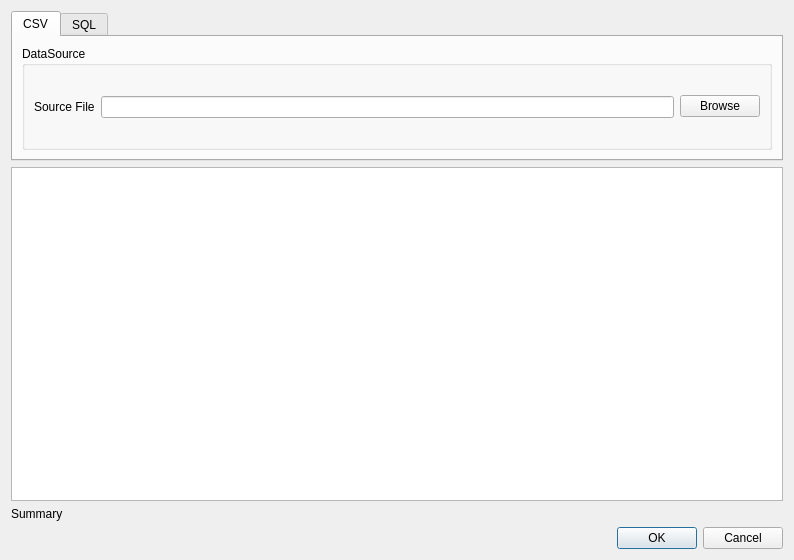
<?xml version="1.0" encoding="UTF-8"?>
<ui version="4.0">
 <class>Dialog</class>
 <widget class="QDialog" name="Dialog">
  <property name="windowModality">
   <enum>Qt::NonModal</enum>
  </property>
  <property name="geometry">
   <rect>
    <x>0</x>
    <y>0</y>
    <width>794</width>
    <height>560</height>
   </rect>
  </property>
  <property name="sizePolicy">
   <sizepolicy hsizetype="Preferred" vsizetype="Fixed">
    <horstretch>0</horstretch>
    <verstretch>0</verstretch>
   </sizepolicy>
  </property>
  <property name="maximumSize">
   <size>
    <width>16777215</width>
    <height>16777215</height>
   </size>
  </property>
  <property name="windowTitle">
   <string>Add DataSource</string>
  </property>
  <property name="modal">
   <bool>false</bool>
  </property>
  <layout class="QVBoxLayout" name="verticalLayout">
   <item>
    <widget class="QTabWidget" name="tabWidget">
     <property name="maximumSize">
      <size>
       <width>16777215</width>
       <height>150</height>
      </size>
     </property>
     <property name="currentIndex">
      <number>0</number>
     </property>
     <widget class="QWidget" name="tab">
      <attribute name="title">
       <string>CSV</string>
      </attribute>
      <layout class="QGridLayout" name="gridLayout_2">
       <item row="2" column="0">
        <widget class="QGroupBox" name="groupBox">
         <property name="sizePolicy">
          <sizepolicy hsizetype="Expanding" vsizetype="Expanding">
           <horstretch>0</horstretch>
           <verstretch>0</verstretch>
          </sizepolicy>
         </property>
         <property name="title">
          <string>DataSource</string>
         </property>
         <property name="checkable">
          <bool>false</bool>
         </property>
         <layout class="QHBoxLayout" name="horizontalLayout">
          <item>
           <layout class="QFormLayout" name="formLayout_2">
            <property name="formAlignment">
             <set>Qt::AlignLeading|Qt::AlignLeft|Qt::AlignVCenter</set>
            </property>
            <item row="0" column="0">
             <widget class="QLabel" name="label">
              <property name="text">
               <string>Source File</string>
              </property>
             </widget>
            </item>
            <item row="0" column="1">
             <widget class="QLineEdit" name="txt_postgresql_name">
              <property name="maximumSize">
               <size>
                <width>16777215</width>
                <height>16777215</height>
               </size>
              </property>
             </widget>
            </item>
           </layout>
          </item>
          <item>
           <widget class="QPushButton" name="pushButton_import">
            <property name="maximumSize">
             <size>
              <width>16777215</width>
              <height>16777215</height>
             </size>
            </property>
            <property name="text">
             <string>Browse</string>
            </property>
           </widget>
          </item>
         </layout>
        </widget>
       </item>
      </layout>
     </widget>
     <widget class="QWidget" name="tab_2">
      <attribute name="title">
       <string>SQL</string>
      </attribute>
      <layout class="QGridLayout" name="gridLayout_4">
       <item row="0" column="1">
        <widget class="QPushButton" name="pushButton">
         <property name="text">
          <string>Test</string>
         </property>
        </widget>
       </item>
       <item row="0" column="0">
        <widget class="QGroupBox" name="groupBox_2">
         <property name="sizePolicy">
          <sizepolicy hsizetype="Expanding" vsizetype="Expanding">
           <horstretch>0</horstretch>
           <verstretch>0</verstretch>
          </sizepolicy>
         </property>
         <property name="title">
          <string>Connexion</string>
         </property>
         <layout class="QGridLayout" name="gridLayout_3">
          <item row="0" column="0">
           <layout class="QFormLayout" name="formLayout">
            <property name="verticalSpacing">
             <number>2</number>
            </property>
            <item row="0" column="0">
             <widget class="QLabel" name="hostNameLabel">
              <property name="font">
               <font>
                <pointsize>11</pointsize>
               </font>
              </property>
              <property name="text">
               <string>Host</string>
              </property>
             </widget>
            </item>
            <item row="0" column="1">
             <widget class="QLineEdit" name="hostNameLineEdit"/>
            </item>
            <item row="1" column="0">
             <widget class="QLabel" name="dataBaseNameLabel">
              <property name="text">
               <string>Database</string>
              </property>
             </widget>
            </item>
            <item row="1" column="1">
             <widget class="QLineEdit" name="dataBaseNameLineEdit"/>
            </item>
           </layout>
          </item>
          <item row="0" column="1">
           <layout class="QFormLayout" name="formLayout_3">
            <property name="verticalSpacing">
             <number>2</number>
            </property>
            <item row="0" column="0">
             <widget class="QLabel" name="usernameLabel_2">
              <property name="text">
               <string>Username</string>
              </property>
             </widget>
            </item>
            <item row="0" column="1">
             <widget class="QLineEdit" name="usernameLineEdit_2"/>
            </item>
            <item row="1" column="0">
             <widget class="QLabel" name="passwordLabel_2">
              <property name="text">
               <string>Password</string>
              </property>
             </widget>
            </item>
            <item row="1" column="1">
             <widget class="QLineEdit" name="passwordLineEdit_2"/>
            </item>
           </layout>
          </item>
         </layout>
        </widget>
       </item>
      </layout>
     </widget>
    </widget>
   </item>
   <item>
    <widget class="QTreeView" name="tblview_columns"/>
   </item>
   <item>
    <widget class="QLabel" name="label_summary">
     <property name="text">
      <string>Summary</string>
     </property>
    </widget>
   </item>
   <item>
    <widget class="QDialogButtonBox" name="buttonbox_import">
     <property name="standardButtons">
      <set>QDialogButtonBox::Cancel|QDialogButtonBox::Ok</set>
     </property>
    </widget>
   </item>
  </layout>
 </widget>
 <resources/>
 <connections/>
</ui>
